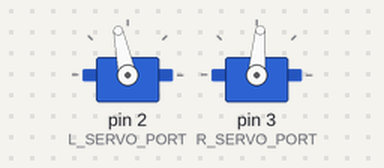
Simulated run of this sketch. Board: Arduino Uno, built with avr-gcc and run on an emulated ATmega328P. On the bench: 2 × servo.

Above: at 0.05 s.
Timing chart, 0 to 5.2 s (numbered marks = the images above):
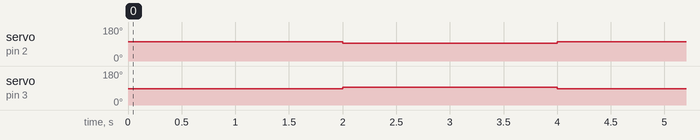

The sketch:

MotorSetUp.ino
```cpp
#include <Servo.h>  // Include servo library

#define L_SERVO_PORT 2
#define R_SERVO_PORT 3
Servo LServo;  // Declare Left servo
Servo RServo;  // Declare right servo

void setup() {
  LServo.attach(L_SERVO_PORT);
  RServo.attach(R_SERVO_PORT);
  LServo.writeMicroseconds(1500);
  RServo.writeMicroseconds(1500);
}

void loop() {      // Main loop auto-repeats
  LServo.writeMicroseconds(1600);     // Set velocity to Left Servo
  RServo.writeMicroseconds(1418);    // Set velocity to Right Servo
  delay(2000);

  LServo.writeMicroseconds(1500);
  RServo.writeMicroseconds(1500);
  delay(2000);
}
```

Measured:
- by itself, servo on pin 2 (L_SERVO_PORT): alternates 102° for 2.0 s and 93° for 2.0 s
- by itself, servo on pin 3 (R_SERVO_PORT): alternates 93° for 2.0 s and 85° for 2.0 s
